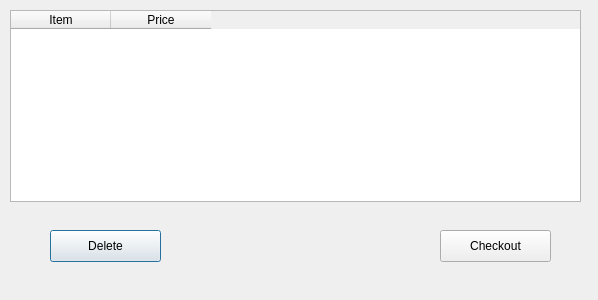
<?xml version="1.0" encoding="UTF-8"?>
<ui version="4.0">
 <class>Dialog</class>
 <widget class="QDialog" name="Dialog">
  <property name="geometry">
   <rect>
    <x>0</x>
    <y>0</y>
    <width>598</width>
    <height>300</height>
   </rect>
  </property>
  <property name="windowTitle">
   <string>Shopping Cart</string>
  </property>
  <widget class="ProTable" name="tableWidget_3">
   <property name="geometry">
    <rect>
     <x>10</x>
     <y>10</y>
     <width>571</width>
     <height>192</height>
    </rect>
   </property>
   <column>
    <property name="text">
     <string>Item</string>
    </property>
   </column>
   <column>
    <property name="text">
     <string>Price</string>
    </property>
   </column>
  </widget>
  <widget class="QPushButton" name="pushButton">
   <property name="geometry">
    <rect>
     <x>50</x>
     <y>230</y>
     <width>111</width>
     <height>32</height>
    </rect>
   </property>
   <property name="text">
    <string>Delete</string>
   </property>
  </widget>
  <widget class="QPushButton" name="checkout">
   <property name="geometry">
    <rect>
     <x>440</x>
     <y>230</y>
     <width>111</width>
     <height>32</height>
    </rect>
   </property>
   <property name="text">
    <string>Checkout</string>
   </property>
  </widget>
  <widget class="QLabel" name="label">
   <property name="geometry">
    <rect>
     <x>270</x>
     <y>230</y>
     <width>161</width>
     <height>31</height>
    </rect>
   </property>
   <property name="text">
    <string/>
   </property>
  </widget>
 </widget>
 <customwidgets>
  <customwidget>
   <class>ProTable</class>
   <extends>QTableWidget</extends>
   <header location="global">protable.h</header>
  </customwidget>
 </customwidgets>
 <resources/>
 <connections/>
</ui>
